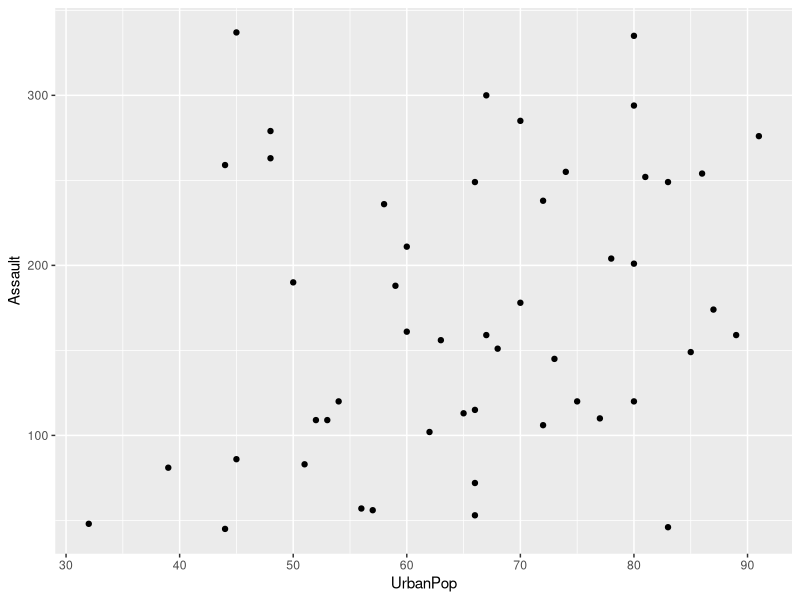
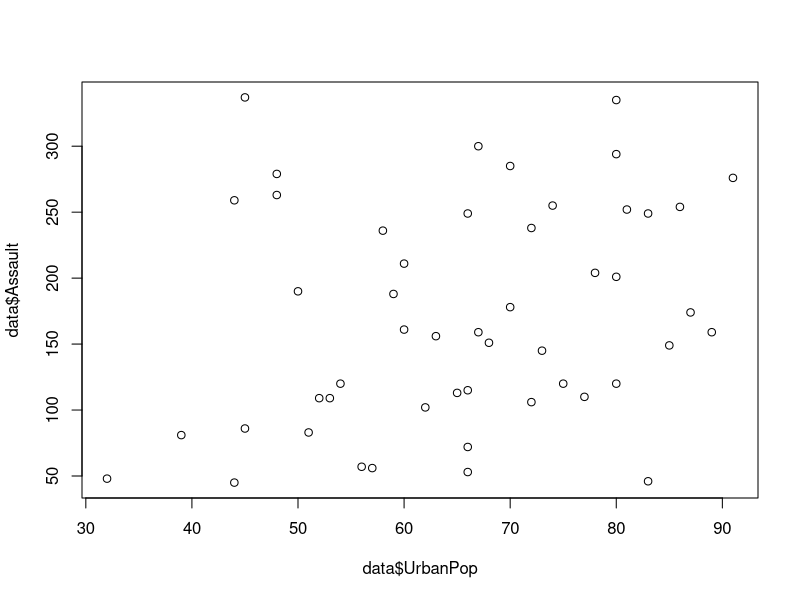
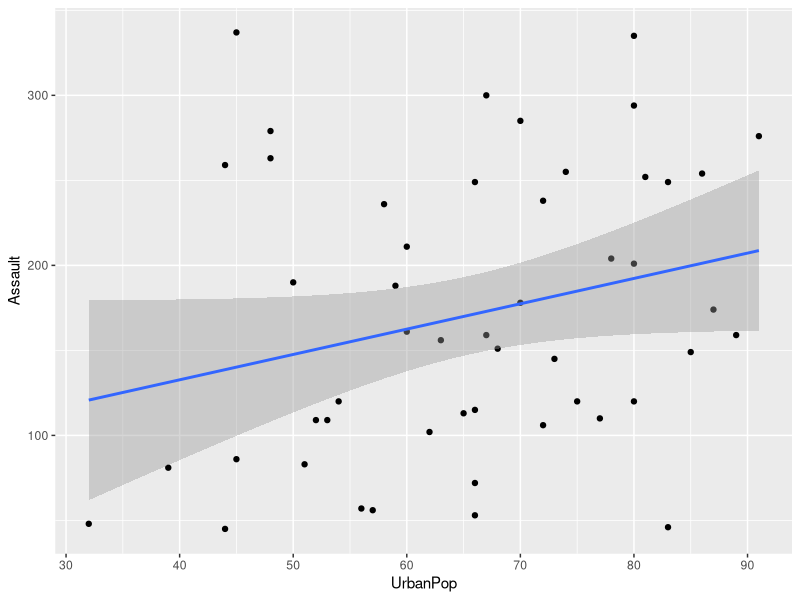
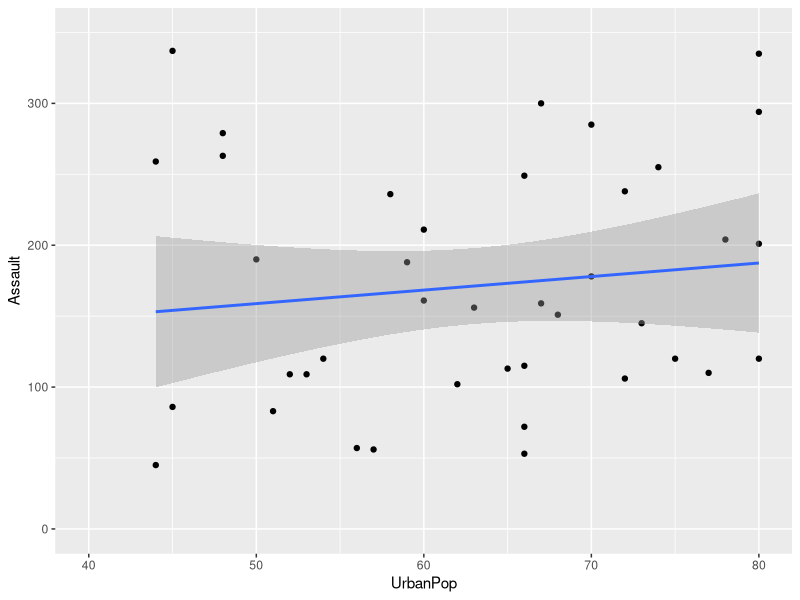
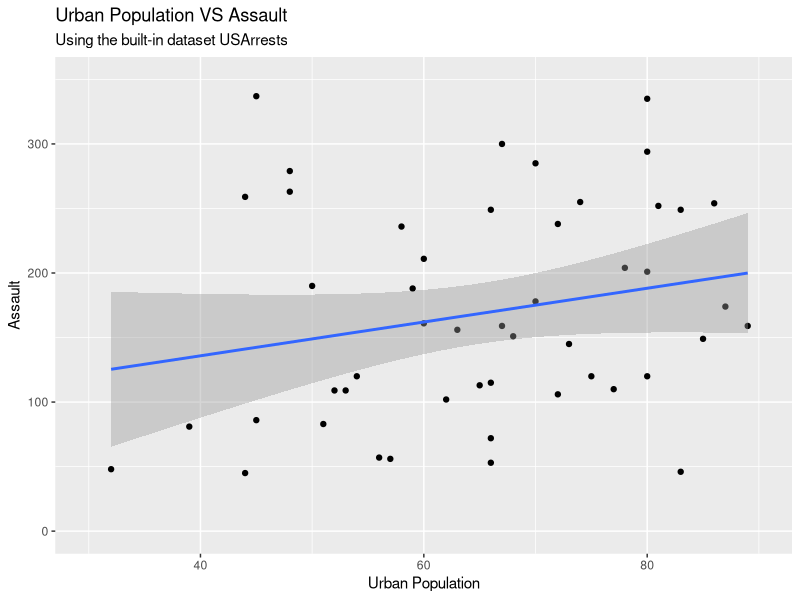
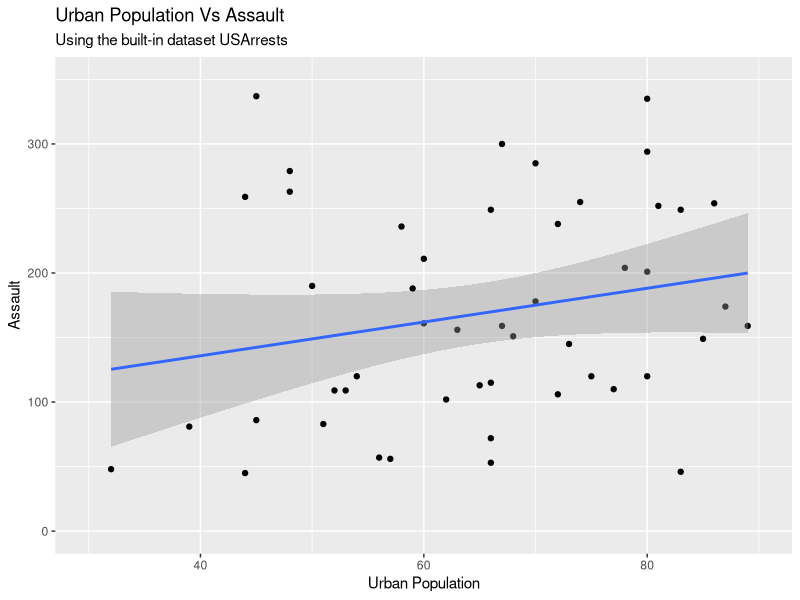
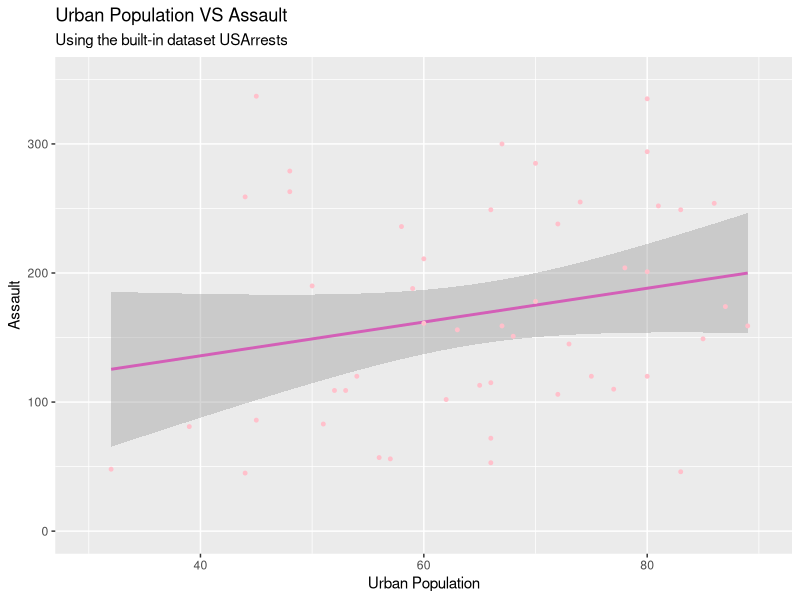
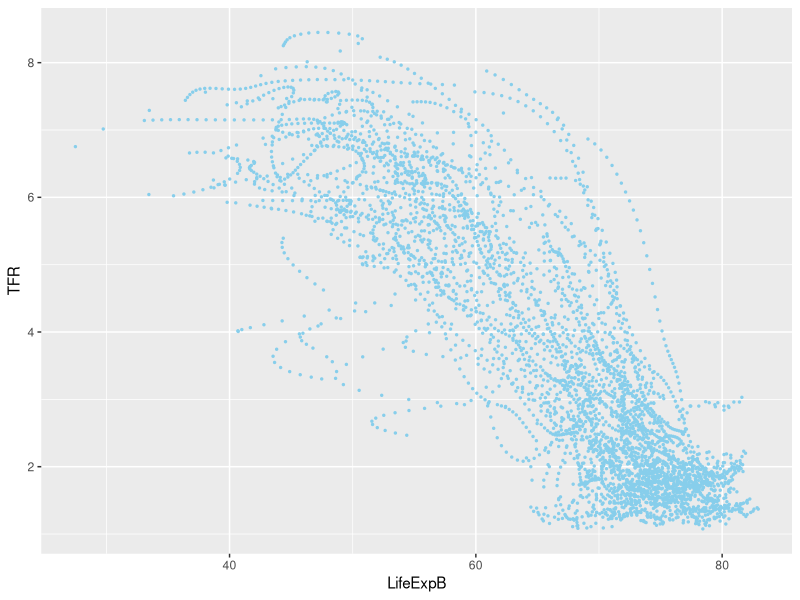

Write the R code that produced these figures, in order.
## ---- chunk 1
library(knitr)
knitr::opts_chunk$set(echo = TRUE)
hook_output <- knit_hooks$get("output")
knit_hooks$set(output = function(x, options) {
  lines <- options$output.lines
  if (is.null(lines)) {
    return(hook_output(x, options))  # pass to default hook
  }
  x <- unlist(strsplit(x, "\n"))
  more <- "..."
  if (length(lines)==1) {        # first n lines
    if (length(x) > lines) {
      # truncate the output, but add ....
      x <- c(head(x, lines), more)
    }
  } else {
    x <- c(more, x[lines], more)
  }
  # paste these lines together
  x <- paste(c(x, ""), collapse = "\n")
  hook_output(x, options)
})

# http://r-statistics.co/Complete-Ggplot2-Tutorial-Part1-With-R-Code.html
## ---- chunk 2
help(rlm, package = "MASS")
help(package="MASS")
## ---- chunk 3
# # If you have not installed the package dplyr, 
# # please un-comment and run the following line in your console.
# install.packages("dplyr")
library(dplyr)
# We will use the same worldTFR dataset again for simplicity. 
worldTFR <- read.csv("worldTFR.csv")
# View(worldTFR)
## ---- chunk 4
# check structure of your df first
filter(worldTFR, Year == "1950")

# or equivalently using the pipe operator
# This is a cleaner approach 
worldTFR %>% filter(Year == "1950") 
## ---- chunk 5
worldTFR[worldTFR$Year == "1950", ] # Don't forget the comma!
## ---- chunk 6
worldTFR %>% filter(Year == "1950", TFR >= 7.5, Uncode > 500)
## ---- chunk 7
worldTFR %>% filter(!is.na(GDPpc))
# You can also add more conditions here: 
worldTFR %>% filter(!is.na(GDPpc), TFR > 5)

## ---- chunk 8
worldTFR.na <- worldTFR %>% filter(complete.cases(.))
# equivalently to: na.omit(worldTFR)
summary(worldTFR.na)

worldTFR.na %>% arrange(Year, TFR)
## ---- chunk 9
# desc in Year, but still ascending in TFR
worldTFR.na %>% arrange(desc(Year), TFR)
## ---- chunk 10
worldTFR.na %>% slice(5:10)
## ---- chunk 11
worldTFR.na %>% slice_head(n = 10)
## ---- chunk 12
worldTFR.na %>% slice_tail(n = 10)
## ---- chunk 13
worldTFR.na %>% slice_sample(n = 10)
## ---- chunk 14
worldTFR.na %>% slice_sample(prop = 0.3) # 30% of rows
## ---- chunk 15
worldTFR.na %>% slice_sample(prop = 0.1, replace = FALSE)
## ---- chunk 16
worldTFR %>%
  filter(!is.na(GDPpc)) %>% # you can have multiple pipes
  slice_max(GDPpc, n = 3)

worldTFR %>%
  filter(!is.na(Yschooling)) %>% 
  slice_max(Uncode, n = 3)
## ---- chunk 17
# library(MASS)
worldTFR %>% dplyr::select(CountryCode, Year, TFR)
## ---- chunk 18
worldTFR.na %>% select(Year:LifeExpB)
## ---- chunk 19
worldTFR.na %>% select(!(Year:LifeExpB))
worldTFR.na
worldTFR.na %>% select(!c(Country, Year, TFR)) 

## ---- chunk 20
worldTFR.na %>% mutate(ChildBearing_r = round(ChildBearing,0))
## ---- chunk 21
# Can you explain what this code block does? 
df <- worldTFR %>% 
  mutate(ChildBearing_r = round(ChildBearing,0)) %>%
  filter(!is.na(GDPpc), !is.na(Yschooling), TFR > 5) %>%
  select(CountryCode, Year, TFR, GDPpc, Yschooling, ChildBearing_r)
# View(df)
## ---- chunk 22
dim(worldTFR)[1]
worldTFR  %>% slice(c(1:10 , 12340:12342))
# View(df4)
## ---- chunk 23
# install.packages("ggplot2")
library(ggplot2)
## ---- chunk 24
data = USArrests # built-in dataset 
?USArrests
# View(USArrests)

ggplot(data, aes(x = UrbanPop, y = Assault)) + geom_point()
# sort of equivalent to doing this with the baseplot 
plot(data$UrbanPop, data$Assault)
# ?ggplot
## ---- chunk 25
ggplot(data, aes(x=UrbanPop, y=Assault)) + 
  geom_point() + 
  geom_smooth(method="lm", se = TRUE) 


## ---- chunk 26
ggplot(data, aes(x=UrbanPop, y=Assault)) + 
  geom_point() + 
  geom_smooth(method="lm")  + 
  xlim(c(40, 80)) + ylim(c(0, 350))   # deletes points
## ---- chunk 27
ggplot(data, aes(x=UrbanPop, y=Assault)) + 
  geom_point() + 
  geom_smooth(method="lm") +
  xlim(c(30, 90)) + ylim(c(0, 350)) +
  labs(title="Urban Population VS Assault", 
         subtitle="Using the built-in dataset USArrests", 
       y="Assault", x="Urban Population") # adding labels here 
## ---- chunk 28
ggplot(data, aes(x=UrbanPop, y=Assault)) + 
  geom_point() + 
  geom_smooth(method="lm") +
  xlim(c(30, 90)) + ylim(c(0, 350)) +
  ggtitle("Urban Population Vs Assault", 
            subtitle="Using the built-in dataset USArrests") + 
  xlab("Urban Population") + 
  ylab("Assault")
## ---- chunk 29
ggplot(data, aes(x=UrbanPop, y=Assault)) + 
  geom_smooth(method="lm",  col="#D35FB7") + # change the color of line 
  xlim(c(30, 90)) + ylim(c(0, 350)) +
  labs(title="Urban Population VS Assault", 
         subtitle="Using the built-in dataset USArrests", 
       y="Assault", x="Urban Population") +
  geom_point(col="pink", size=1) # Set static color and size for points
## ---- chunk 30
df <- na.omit(worldTFR)
## ---- chunk 31
ggplot(df, aes(x = LifeExpB, y = TFR)) + geom_point(col = "skyblue", size = 0.5)
## ---- chunk 32
ggplot(df, aes(x = LifeExpB, y = TFR)) + geom_point(col = "red", size = 0.5)
## ---- chunk 33
g2 <- ggplot(df, aes(x = LifeExpB, y = TFR)) + 
  geom_point(col = "red", size = 0.5) +
  labs(title="Relationship between TFR and LifeExpB", 
       y="Total Fertility Rate", x="Life Expectancy at Birth")
## ---- chunk 34
dir.create("plots")
ggsave("TFR.png")
## ---- chunk 35
plot(1:100, sample(1:10000, 100))
